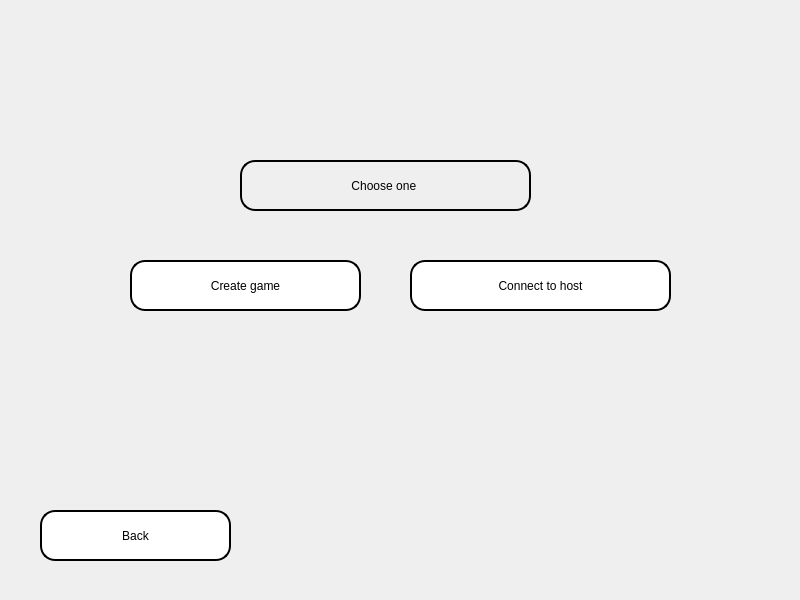
<?xml version="1.0" encoding="UTF-8"?>
<ui version="4.0">
 <class>onlineMenu</class>
 <widget class="QMainWindow" name="onlineMenu">
  <property name="geometry">
   <rect>
    <x>0</x>
    <y>0</y>
    <width>800</width>
    <height>600</height>
   </rect>
  </property>
  <property name="windowTitle">
   <string>MainWindow</string>
  </property>
  <widget class="QWidget" name="centralwidget">
   <widget class="QLabel" name="label">
    <property name="geometry">
     <rect>
      <x>-10</x>
      <y>0</y>
      <width>811</width>
      <height>611</height>
     </rect>
    </property>
    <property name="styleSheet">
     <string notr="true">background-image: url(:/photos/background.jpg);</string>
    </property>
    <property name="text">
     <string/>
    </property>
    <property name="pixmap">
     <pixmap resource="newRc.qrc">:/photos/background.jpg</pixmap>
    </property>
    <property name="scaledContents">
     <bool>true</bool>
    </property>
   </widget>
   <widget class="QPushButton" name="hostPB">
    <property name="geometry">
     <rect>
      <x>130</x>
      <y>260</y>
      <width>231</width>
      <height>51</height>
     </rect>
    </property>
    <property name="styleSheet">
     <string notr="true">color:rgb(0, 0, 0);
background-color:rgb(255, 255, 255);
font: 16pt &quot;Segoe UI&quot;;
    border-style: outset;
    border-width: 2px;
    border-radius: 15px; 
    border-color: black;
    padding: 4px;</string>
    </property>
    <property name="text">
     <string>Create game</string>
    </property>
   </widget>
   <widget class="QPushButton" name="clientPB">
    <property name="geometry">
     <rect>
      <x>410</x>
      <y>260</y>
      <width>261</width>
      <height>51</height>
     </rect>
    </property>
    <property name="styleSheet">
     <string notr="true">color:rgb(0, 0, 0);
background-color:rgb(255, 255, 255);
font: 16pt &quot;Segoe UI&quot;;
    border-style: outset;
    border-width: 2px;
    border-radius: 15px; 
    border-color: black;
    padding: 4px;</string>
    </property>
    <property name="text">
     <string>Connect to host</string>
    </property>
   </widget>
   <widget class="QLabel" name="label_2">
    <property name="geometry">
     <rect>
      <x>240</x>
      <y>160</y>
      <width>291</width>
      <height>51</height>
     </rect>
    </property>
    <property name="styleSheet">
     <string notr="true">color:rgb(0, 0, 0);

font: 16pt &quot;Segoe UI&quot;;
    border-style: outset;
    border-width: 2px;
    border-radius: 15px; 
    border-color: black;
    padding: 4px;</string>
    </property>
    <property name="text">
     <string>Choose one </string>
    </property>
    <property name="alignment">
     <set>Qt::AlignCenter</set>
    </property>
   </widget>
   <widget class="QPushButton" name="pushButton">
    <property name="geometry">
     <rect>
      <x>40</x>
      <y>510</y>
      <width>191</width>
      <height>51</height>
     </rect>
    </property>
    <property name="styleSheet">
     <string notr="true">color:rgb(0, 0, 0);
background-color:rgb(255, 255, 255);
font: 16pt &quot;Segoe UI&quot;;
    border-style: outset;
    border-width: 2px;
    border-radius: 15px; 
    border-color: black;
    padding: 4px;</string>
    </property>
    <property name="text">
     <string>Back</string>
    </property>
   </widget>
  </widget>
 </widget>
 <resources>
  <include location="newRc.qrc"/>
 </resources>
 <connections/>
</ui>
